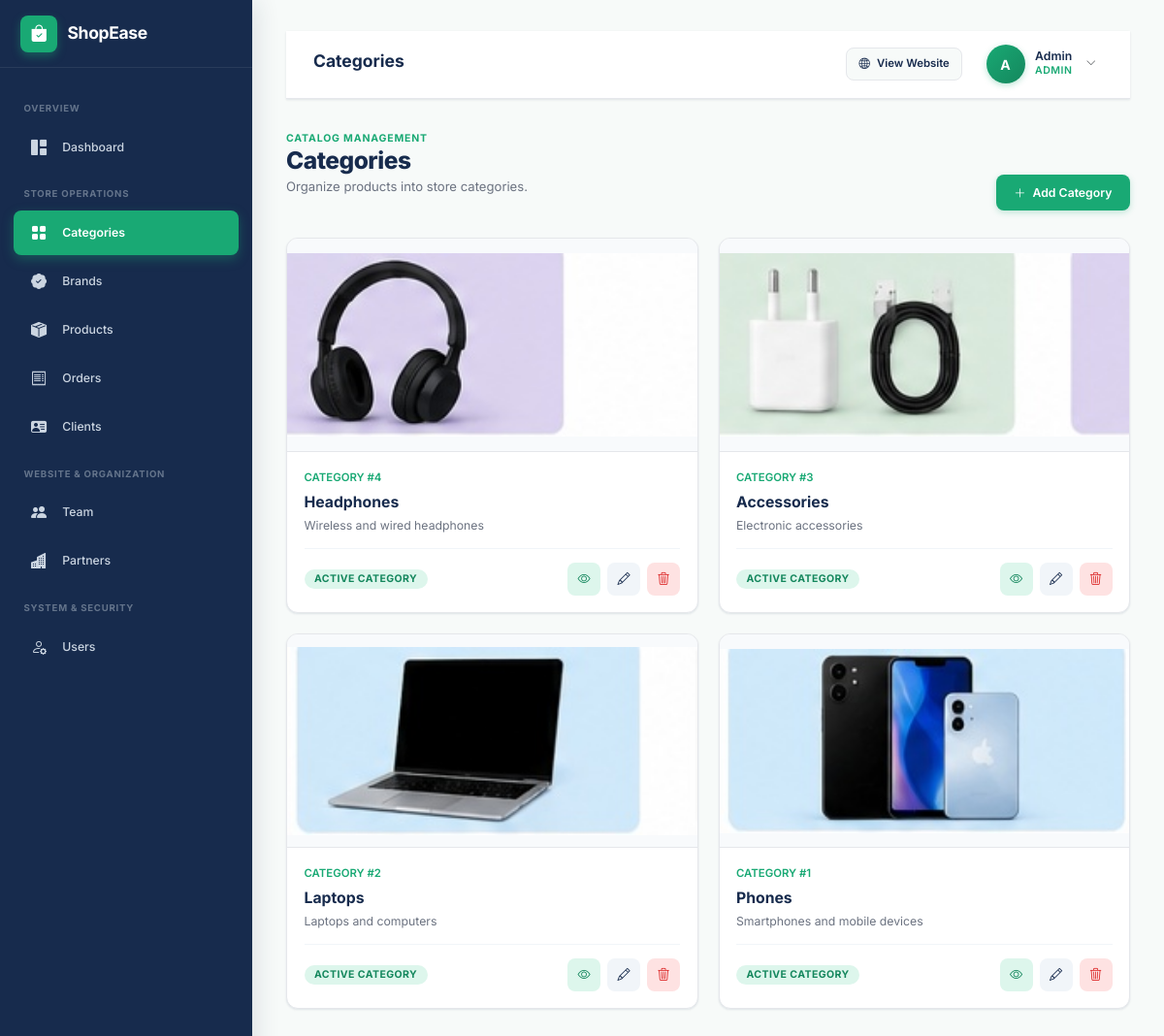
Screenshot of /admin/pages/categories/index.php (signed in) with the database file from the repository.
### tables this page shows
CREATE TABLE categories (
    id INT UNSIGNED AUTO_INCREMENT PRIMARY KEY,
    name VARCHAR(100) NOT NULL UNIQUE,
    description TEXT,
    image VARCHAR(255),
    created_at TIMESTAMP DEFAULT CURRENT_TIMESTAMP
);

### admin/pages/categories/index.php (the view, shortened to what this page needs)
<?php
include '../../includes/header.php';
include '../../../config/database.php';
$query = 'SELECT * FROM categories ORDER BY id DESC;';
$result = mysqli_query($conn, $query);
$categoriesList = [];
if ($result) {
    while ($row = mysqli_fetch_assoc($result)) {
        $categoriesList[] = $row;
    }
}
?>
<div class="admin-layout">
    <?php include '../../includes/sidebar.php'; ?>
    <main class="admin-content">
        <?php include '../../includes/navbar.php'; ?>
        <div class="page-header">
            <div>
                <span class="page-eyebrow">CATALOG MANAGEMENT</span>
                <h1>Categories</h1>
                <p>Organize products into store categories.</p>
            </div>
            <div class="page-actions">
                <a href="create.php" class="btn btn-primary">
                    <i class="bi bi-plus-lg"></i>
                    <span>Add Category</span>
                </a>
            </div>
        </div>
        <?php if (!empty($categoriesList)) { ?>
            <div class="entity-card-grid">
                <?php foreach ($categoriesList as $category) { ?>
                    <article class="entity-card">
                        <div class="card-media-wrap">
                            <?php if (!empty($category['image'])) { ?>
                                <img src="/E-Commerce-Management-System/admin/assets/images/categories/<?= htmlspecialchars($category['image']); ?>" alt="<?= htmlspecialchars($category['name']); ?>" loading="lazy">
                            <?php } else { ?>
                                <i class="bi bi-grid card-media-placeholder"></i>
                            <?php } ?>
                        </div>
                        <div class="entity-card-body">
                            <span class="entity-subtitle">CATEGORY #<?= $category['id']; ?></span>
                            <h2 class="entity-title"><?= htmlspecialchars($category['name']); ?></h2>
                            <p class="entity-description"><?= htmlspecialchars($category['description'] ?? 'No description available.'); ?></p>
                            <div class="entity-card-footer">
                                <span class="badge badge-mint">Active Category</span>
                                <div class="icon-action-group">
                                    <a href="show.php?id=<?= $category['id']; ?>" class="icon-action action-view" aria-label="View category" title="View Category">
                                        <i class="bi bi-eye"></i>
                                    </a>
                                    <a href="edit.php?id=<?= $category['id']; ?>" class="icon-action action-edit" aria-label="Edit category" title="Edit Category">
                                        <i class="bi bi-pencil"></i>
                                    </a>
                                    <a href="delete.php?id=<?= $category['id']; ?>" class="icon-action action-delete" aria-label="Delete category" title="Delete Category">
                                        <i class="bi bi-trash3"></i>
                                    </a>
                                </div>
                            </div>
                        </div>
                    </article>
                <?php } ?>
            </div>
        <?php } ?>
    </main>
</div>
<?php include '../../includes/footer.php'; ?>

### rows the page displays
categories: image (picture), id "4", name "Headphones", description "Wireless and wired headphones"
categories: image (picture), id "3", name "Accessories", description "Electronic accessories"
categories: image (picture), id "2", name "Laptops", description "Laptops and computers"
categories: image (picture), id "1", name "Phones", description "Smartphones and mobile devices"

### other values shown
$pageHeading "Categories"
substr($_SESSION['admin_name'] ?? 'A', 0, 1) "A"
$_SESSION['admin_name'] "Admin"
$_SESSION['admin_role'] "ADMIN"
